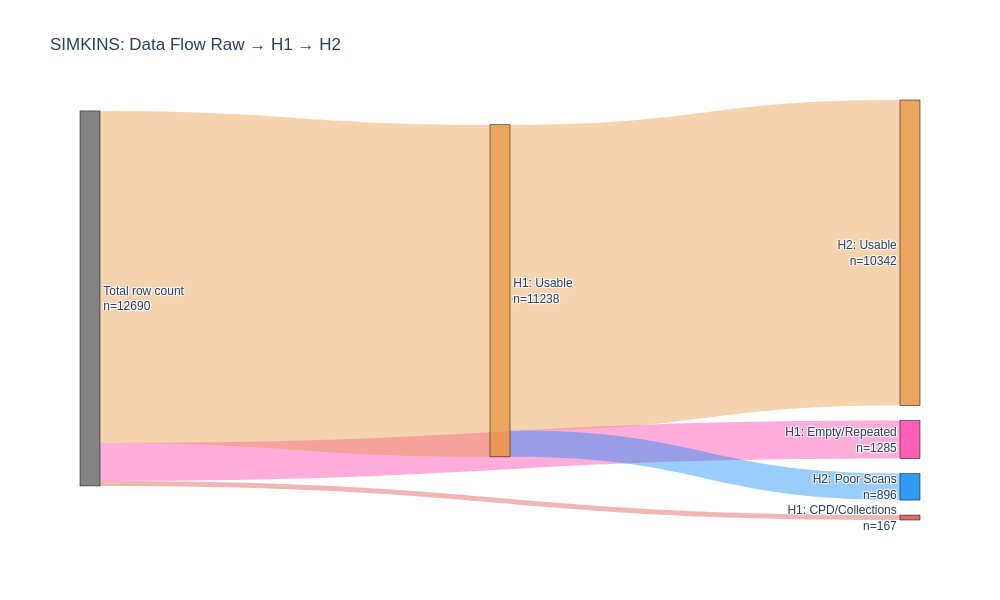

The notebook cell this image was saved under:
### Markdown cell above
## Data Flow Sankey Diagrams

### Code cell
import subprocess
import sys
import plotly.graph_objects as go

# Sankey diagram showing data flow from H1, H2
# Get the row counts
total_raw = len(df_cpd) + len(df_pure_empty) + len(df_repeated) + len(df)
h1_usable = len(df)
h1_rejects = len(df_cpd) + len(df_pure_empty) + len(df_repeated)
h2_usable = len(valid) + len(num_sep)
h2_rejects = len(problem)

# Sankey nodes with counts in labels
nodes = [
    f"Total row count<br>n={total_raw}",
    f"H1: CPD/Collections<br>n={len(df_cpd)}",
    f"H1: Empty/Repeated<br>n={len(df_pure_empty) + len(df_repeated)}",
    f"H1: Usable<br>n={h1_usable}",
    f"H2: Poor Scans<br>n={h2_rejects}",
    f"H2: Usable<br>n={h2_usable}"
]

# Sankey links (source, target, value)
source = [0, 0, 0, 3, 3]
target = [1, 2, 3, 4, 5]
value = [len(df_cpd), len(df_pure_empty) + len(df_repeated), h1_usable, h2_rejects, h2_usable]

# Colors for nodes
node_colors = [
    "rgba(100, 100, 100, 0.8)",  # Raw (gray)
    "rgba(217, 72, 72, 0.8)",    # CPD (red)
    "rgba(255, 54, 165, 0.8)",   # Empty/Repeated (magenta)
    "rgba(230, 145, 56, 0.8)",   # H1 Usable (orange)
    "rgba(0, 130, 244, 0.8)",    # H2 Poor (blue)
    "rgba(230, 145, 56, 0.8)"    # H2 Usable (orange)
]

# Colors for links
link_colors = [
    "rgba(217, 72, 72, 0.4)",
    "rgba(255, 54, 165, 0.4)",
    "rgba(230, 145, 56, 0.4)",
    "rgba(0, 130, 244, 0.4)",
    "rgba(230, 145, 56, 0.4)"
]

fig = go.Figure(data=[go.Sankey(
    node=dict(
        pad=15,
        thickness=20,
        line=dict(color="black", width=0.5),
        label=nodes,
        color=node_colors
    ),
    link=dict(
        source=source,
        target=target,
        value=value,
        color=link_colors
    )
)])

fig.update_layout(
    title=f"{dataset.upper()}: Data Flow Raw → H1 → H2",
    font=dict(size=12, family="Arial"),
    height=600,
    width=1000
)

fig.show()

# Detailed breakdown statistics
print("\n" + "="*60)
print(f"DATA STRATIFICATION SUMMARY - {dataset.upper()}")
print("="*60)
print(f"\nRAW DOCUMENTS: {total_raw}")
print(f"├── CPD/Collections: {len(df_cpd)} ({len(df_cpd)/total_raw*100:.1f}%)")
print(f"├── Empty Transcripts: {len(df_pure_empty)} ({len(df_pure_empty)/total_raw*100:.1f}%)")
print(f"├── Repeated Content: {len(df_repeated)} ({len(df_repeated)/total_raw*100:.1f}%)")
print(f"└── H1 USABLE: {h1_usable} ({h1_usable/total_raw*100:.1f}%)")
print(f"\nH2 PROCESSING OF H1 USABLE ({h1_usable}):")
print(f"├── H2 Poor Scans: {h2_rejects} ({h2_rejects/h1_usable*100:.1f}%)")
print(f"│   ├── High Numeric Content: {num_sep_count}")
print(f"│   ├── Low Valid Word Chars: {len(r1)}")
print(f"│   └── Low Word Count: {len(r2)}")
print(f"└── H2 USABLE: {h2_usable} ({h2_usable/h1_usable*100:.1f}%)")
print(f"    ├── Valid Documents: {len(valid)}")
print(f"    └── Numeric-Heavy (Usable): {num_sep_count}")
print("="*60)

### Figure 1 — Plotly figure (JSON) as saved in the notebook; plotly's stock layout.template omitted (floating-point values rounded to 4 significant figures)
{"data": [{"link": {"color": ["rgba(217, 72, 72, 0.4)", "rgba(255, 54, 165, 0.4)", "rgba(230, 145, 56, 0.4)", "rgba(0, 130, 244, 0.4)", "rgba(230, 145, 56, 0.4)"], "source": [0, 0, 0, 3, 3], "target": [1, 2, 3, 4, 5], "value": [167, 1285, 11238, 896, 10342]}, "node": {"color": ["rgba(100, 100, 100, 0.8)", "rgba(217, 72, 72, 0.8)", "rgba(255, 54, 165, 0.8)", "rgba(230, 145, 56, 0.8)", "rgba(0, 130, 244, 0.8)", "rgba(230, 145, 56, 0.8)"], "label": ["Total row count<br>n=12690", "H1: CPD/Collections<br>n=167", "H1: Empty/Repeated<br>n=1285", "H1: Usable<br>n=11238", "H2: Poor Scans<br>n=896", "H2: Usable<br>n=10342"], "line": {"color": "black", "width": 0.5}, "pad": 15, "thickness": 20}, "type": "sankey"}], "layout": {"font": {"family": "Arial", "size": 12}, "height": 600, "title": {"text": "SIMKINS: Data Flow Raw → H1 → H2"}, "width": 1000}}
